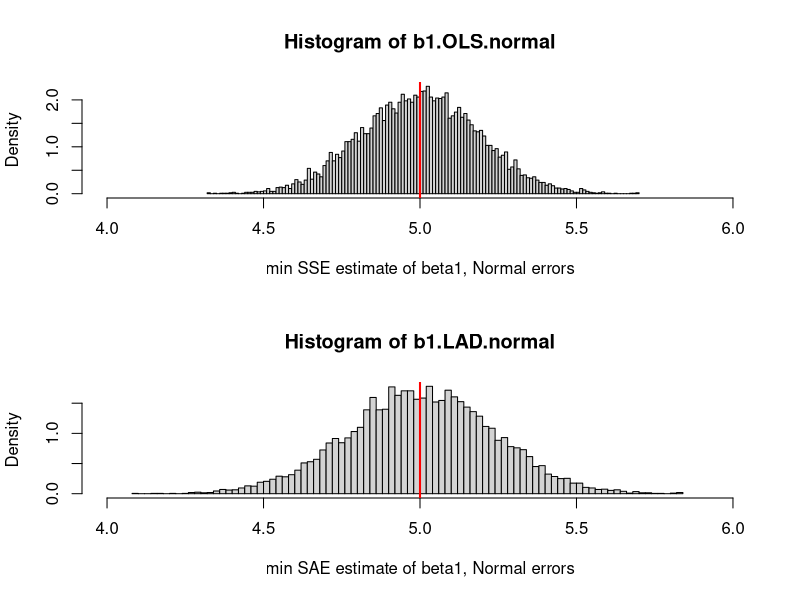
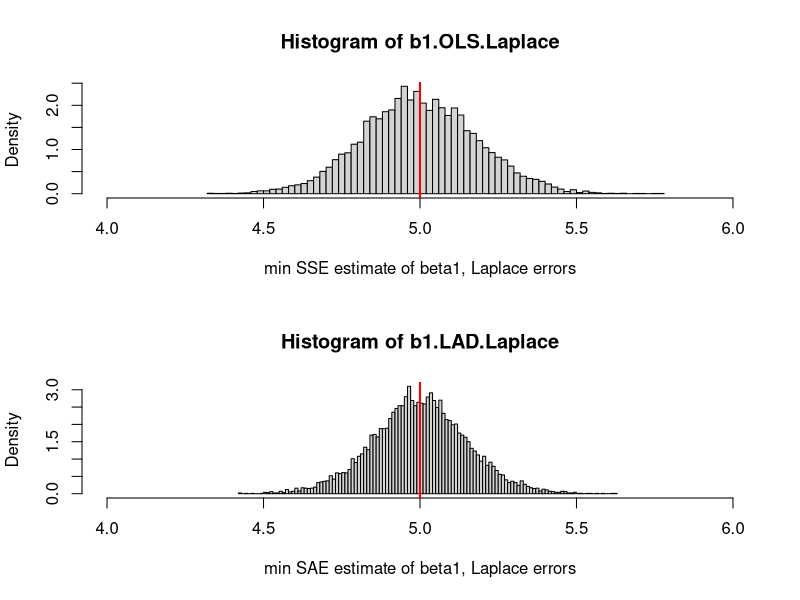

Recreate these plots in R, in order.
## Simulation study to compare OLS (which minimize the SSE)
 # with the LAD (which minimize the SAE) estimates.
 # https://en.wikipedia.org/wiki/Least_absolute_deviations

beta0 = 20
beta1 = 5
sigma = 4
n = 100

## Function to generate Laplace random variables
rLaplace <- function(n, m, s) {
   U = runif(n)
   Laplace <<- m + ifelse(U<.5, s*log(2*U)/sqrt(2), -s*log(2-2*U)/sqrt(2))     
   }

## Simulation study. Takes a minute or two.
Nsim = 10000
b1.OLS.normal    = numeric(Nsim)
b1.LAD.normal    = numeric(Nsim)
b1.OLS.Laplace   = numeric(Nsim)
b1.LAD.Laplace   = numeric(Nsim)
X = rnorm(n, 10, 2) 

library(quantreg)  ## For computing LAD (min SAE) estimates
for (i in 1:Nsim) {
#    X = rnorm(n, 10, 2)   # uncomment to make it random-X
    Y.normal  = beta0 + beta1*X +    rnorm(n, 0 , sigma)
    Y.Laplace = beta0 + beta1*X + rLaplace(n, 0 , sigma)    
 b1.OLS.normal[i]  = lm(Y.normal  ~ X)$coefficients[2]    
 b1.LAD.normal[i]  = rq(Y.normal  ~ X)$coefficients[2]  
 b1.OLS.Laplace[i] = lm(Y.Laplace ~ X)$coefficients[2] 
 b1.LAD.Laplace[i] = rq(Y.Laplace ~ X)$coefficients[2]
}

par(mfrow=c(2,1))
hist(b1.OLS.normal, freq=F, breaks=100, xlab="min SSE estimate of beta1, Normal errors", xlim = c(4,6)) 
abline(v=beta1, lwd=2, col="red")
hist(b1.LAD.normal, freq=F, breaks=100, xlab="min SAE estimate of beta1, Normal errors", xlim = c(4,6)) 
abline(v=beta1, lwd=2, col="red")

windows()
par(mfrow=c(2,1))
hist(b1.OLS.Laplace, freq=F, breaks=100, xlab="min SSE estimate of beta1, Laplace errors", xlim = c(4,6)) 
abline(v=beta1, lwd=2, col="red")
hist(b1.LAD.Laplace, freq=F, breaks=100, xlab="min SAE estimate of beta1, Laplace errors", xlim = c(4,6)) 
abline(v=beta1, lwd=2, col="red")

## Checking for unbiasedness - target is beta1
mean(b1.OLS.normal)
mean(b1.LAD.normal)
mean(b1.OLS.Laplace)
mean(b1.LAD.Laplace)


## Checking for accuracy - smaller sd is better because it means (assuming unbiasedness)
 # that the estimate tends to be closer to the target.

sd(b1.OLS.normal)
sd(b1.LAD.normal)

sd(b1.OLS.Laplace)
sd(b1.LAD.Laplace)

## Comment: The difference between the two OLS sd's is essentially explained by chance alone
 # since the theoretical sd values are exactly the same in either case.  

## But the main point is to compare the estimates for a particular type of distribution.
 # The reason is that when you apply this result in real life, you are stuck with 
 # whatever distribution Nature throws at you. So you want to know which estimate is best,
 # for a given (natural) distribution that produced your particular data set.

